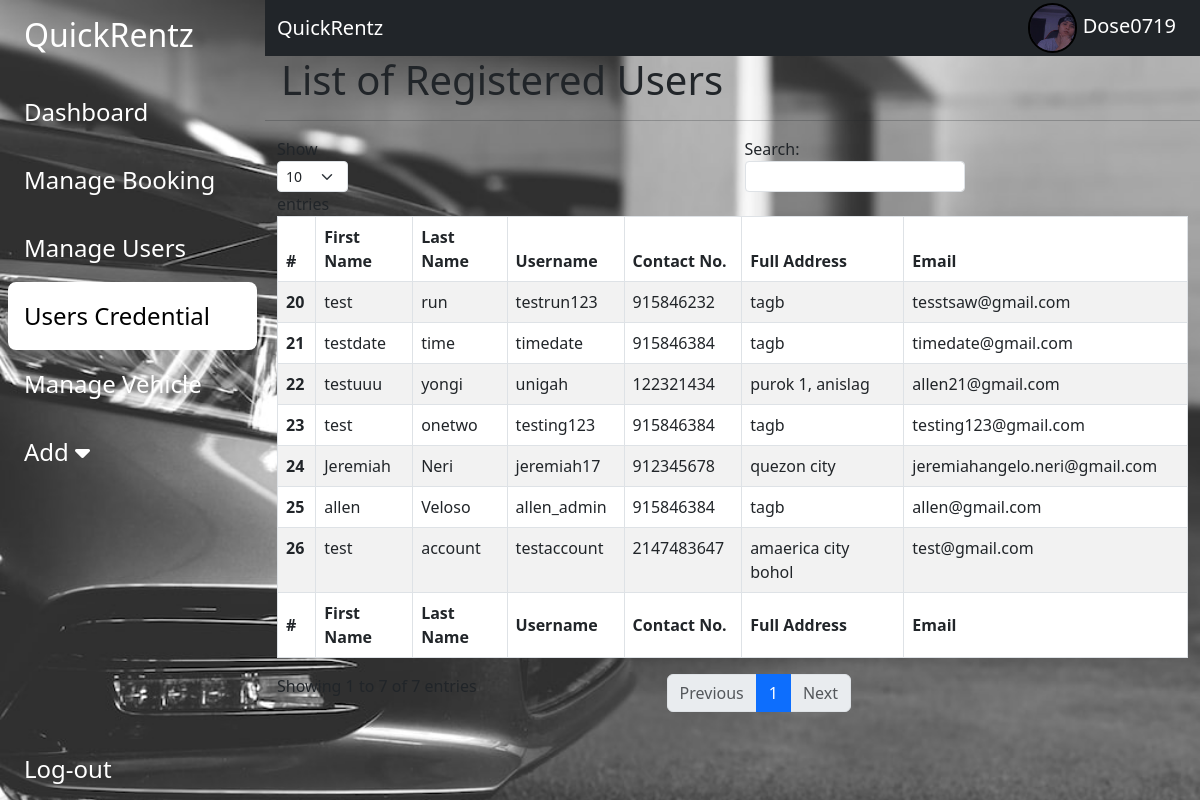
The app's page /admin/users.php (signed in) with its own data.
### tables this page shows
CREATE TABLE `user` (
  `UserID` int(11) NOT NULL,
  `Username` varchar(11) NOT NULL,
  `FirstName` text NOT NULL,
  `LastName` text NOT NULL,
  `PhoneNumber` int(12) NOT NULL,
  `Address` varchar(250) NOT NULL,
  `Email` varchar(50) NOT NULL,
  `Password` varchar(11) NOT NULL,
  `Status` text NOT NULL,
  `Photo` varchar(50) NOT NULL,
  `AccCreated` datetime NOT NULL DEFAULT current_timestamp(),
  `FrontID` varchar(50) NOT NULL,
  `BackID` varchar(50) NOT NULL
);

### admin/users.php (the view, shortened to what this page needs)
<?php
include "includes/database.php";
if (isset($_SESSION['AdminUsername'])&&isset($_SESSION['profilePhoto'])) {
    $username = $_SESSION['AdminUsername'];
    $profilePic = $_SESSION['profilePhoto'];
} else {
    header("Location: log-in.php");
    exit;
}
?>
<!DOCTYPE html>
<html lang="en">
<head>
    <link href="https://cdn.jsdelivr.net/npm/bootstrap@5.3.0/dist/css/bootstrap.min.css" rel="stylesheet"
>
    <link rel="stylesheet" href="https://cdnjs.cloudflare.com/ajax/libs/font-awesome/6.4.0/css/all.min.css"
 />
    <link rel="stylesheet" href="style.css">
</head>
<body>
    <div class="main-container d-flex h-100">
        <div class="sidebar" id="side_nav">
            <div class="header-box px-3 pt-3 pd-4 d-flex justify-content-between">
                <h2 class="text-white px-2">QuickRentz</h2>
            </div>
            <ul class="list-unstyled px-2 pt-3">
                <li class="p-3"><a href="main.php" class="text-decoration-none fs-4">Dashboard</a></li>
                <li class="p-3"><a href="bookings.php" class="text-decoration-none fs-4">Manage Booking</a></li>
                <li class="p-3"><a href="manageUsers.php" class="text-decoration-none fs-4">Manage Users</a></li>
                <li class="p-3 active"><a href="users.php" class="text-decoration-none fs-4">Users Credential</a></li>
                <li class="p-3"><a href="vehicles.php" class="text-decoration-none fs-4">Manage Vehicle</a></li>
                <li class="p-3"> <a class="text-decoration-none fs-4" data-bs-toggle="collapse" href="#collapseAdd"
                        role="button" aria-expanded="false" aria-controls="collapseAdd">Add <i
                            class="fa-solid fa-caret-down"></i>
                    </a>
                </li>
            </ul>
            <ul class="list-unstyled signout px-4">
                <li>
                    <form method="POST" action="">
                        <a class="text-decoration-none fs-4" href="log-out.php" type="button">Log-out</a>
                    </form>
                </li>
            </ul>
        </div>
        <div class="content">
            <nav class="navbar navbar-expand-lg bg-dark">
                <div class="container-fluid">
                    <div class="d-flex justify-content-between">
                        <a class="navbar-brand text-white" href="#">QuickRentz</a>
                    </div>
                    <div class="profile collapse navbar-collapse" id="navbarNav">
                        <ul class="navbar-nav">
                            <li class="nav-item">
                                <h5 class="text-white my-auto p-4">
                                <img src='img/adminprofilephoto/<?php echo $profilePic ?>' alt='' style='border:2px solid #000;border-radius: 50px;' height='50'>
                                    <?php
                                    echo $username;
                                    ?>
                                </h5>
                            </li>
                        </ul>
                    </div>
                </div>
            </nav>
            <h1 class="col-md-12 px-3">List of Registered Users</h1>
            <hr>
            <div class="container">
                <table id="pagination" class="table table-striped table-bordered" style="width:100%;">
                    <thead>
                        <tr>
                            <th scope="col">#</th>
                            <th scope="col">First Name</th>
                            <th scope="col">Last Name</th>
                            <th scope="col">Username</th>
                            <th scope="col">Contact No.</th>
                            <th scope="col">Full Address</th>
                            <th scope="col">Email</th>
                        </tr>
                    </thead>
                    <tbody>
                        <?php
                        $sqlUserList = "SELECT * FROM `user`";
                        $initiateUserList = mysqli_query($conn, $sqlUserList);
                        while ($results = mysqli_fetch_assoc($initiateUserList)) {
                            echo "
                                <tr>
                                    <th scope='row'>$results[UserID]</th>
                                    <td>$results[FirstName]</td>
                                    <td>$results[LastName]</td>
                                    <td>$results[Username]</td>
                                    <td>$results[PhoneNumber]</td>
                                    <td>$results[Address]</td>
                                    <td>$results[Email]</td>
                                </tr>";
                        }
                        ?>
                    </tbody>
                    <tfoot>
                        <tr>
                            <th scope="col">#</th>
                            <th scope="col">First Name</th>
                            <th scope="col">Last Name</th>
                            <th scope="col">Username</th>
                            <th scope="col">Contact No.</th>
                            <th scope="col">Full Address</th>
                            <th scope="col">Email</th>
                        </tr>
                    </tfoot>
                </table>
            </div>
        </div>
</body>
</html>

### admin/style.css (style rules this page uses)
#side_nav { min-width: 265px; max-width: 265px; transition: 0.5s; }
.content { min-width: 100vh; width: 100%; height: 100%; }
.active { background-color: #fff; border-radius: 8px; }
.sidebar li.active a, .sidebar li.active a:hover { color: #000; }
.sidebar li a, .signout { color: #fff; }
.signout { margin-top: 100%; }
.profile { position: absolute; right: 0%; }
.main-container { background-image: url('img/photo-1585503418537-88331351ad99.jpg'); background-size: cover; background-repeat: no-repeat; }

### records on screen
user: UserID "20", FirstName "test", LastName "run", Username "testrun123", PhoneNumber "915846232", Address "tagb", Email "tesstsaw@gmail.com"
user: UserID "21", FirstName "testdate", LastName "time", Username "timedate", PhoneNumber "915846384", Address "tagb", Email "timedate@gmail.com"
user: UserID "22", FirstName "testuuu", LastName "yongi", Username "unigah", PhoneNumber "122321434", Address "purok 1, anislag", Email "allen21@gmail.com"
user: UserID "23", FirstName "test", LastName "onetwo", Username "testing123", PhoneNumber "915846384", Address "tagb", Email "testing123@gmail.com"
user: UserID "24", FirstName "Jeremiah", LastName "Neri", Username "jeremiah17", PhoneNumber "912345678", Address "quezon city", Email "jeremiahangelo.neri@gmail.com"
user: UserID "25", FirstName "allen", LastName "Veloso", Username "allen_admin", PhoneNumber "915846384", Address "tagb", Email "allen@gmail.com"
user: UserID "26", FirstName "test", LastName "account", Username "testaccount", PhoneNumber "2147483647", Address "amaerica city bohol", Email "test@gmail.com"

### other values on screen
$username "Dose0719"
